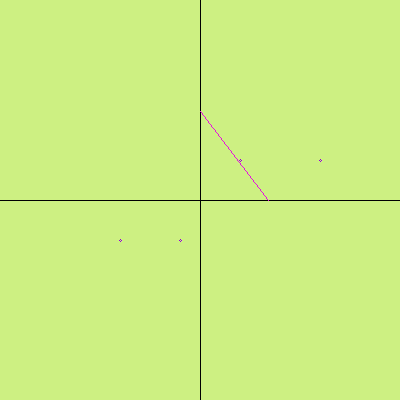
//> input picture ganzhiqi03/img.bmp, 400 x 400 px, given in place of main, which was not available
$ ./main ../ganzhiqi03/img.bmp   (built with g++ and OpenCV 4)
//> lines starting //> are read from the running program, lines starting //| are printed output that depends on the picture; after the words box and inside, x2 and y2 are one past the last pixel; in counts of white or black regions, pixels touching at a corner belong together; pictures that were not available may be replaced by others from this repository, and a replacement may not be noted
#include<opencv2/opencv.hpp>
#include<iostream>
#include<highgui/highgui.hpp>
#include<highgui/highgui_c.h>
#include<map>
using namespace cv;
using namespace std;
Mat equalHist(Mat src);		//均衡化函数
void calculateHist(Mat src, Mat result,int color);		//画直方图


int main(int argc, char** argv)
{
	//读图
	Mat src = imread(argv[0], IMREAD_GRAYSCALE);
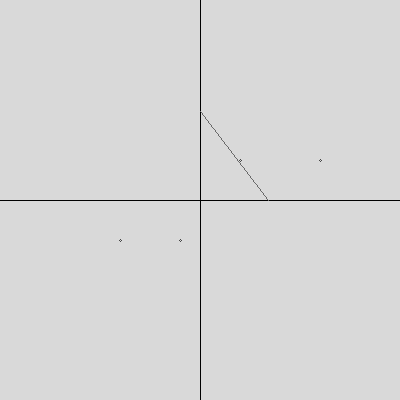
//> src: 400 rows x 400 cols, CV_8UC1; min 0, max 217, mean 215.8
	if (src.empty())
	{
		printf("图片加载r失败。\n");
		return -1;
	}
	imshow("原图", src);

	Mat dst1 = equalHist(src);	//调用均衡化函数
	/*调用OpenCV API*/
	Mat dst2;
	equalizeHist(src, dst2);

	/*显示图片*/
	imshow("重写均衡化函数", dst1);
	imshow("调用API", dst2);

	/*画直方图*/
	namedWindow("直方图", WINDOW_AUTOSIZE);
	Mat result = Mat::zeros(Size(600, 400), CV_8UC3);
	calculateHist(src, result, 0);
	calculateHist(dst1, result, 70);
	calculateHist(dst2, result, 140);


	waitKey(0);
	destroyAllWindows();

	return 0;
}

void calculateHist(Mat src,Mat result,int color)
{
	//计算直方图
	int histZize = 256;
	Mat hist;
	float range[] = { 0,255 };
	const float* histRanges = { range };
	calcHist(&src, 1, 0, Mat(), hist, 1, &histZize, &histRanges, true, false);

	//画直方图
	int margin = 50;
	int nm = result.rows - 2 * margin;
	normalize(hist, hist, 0, nm, NORM_MINMAX, -1, Mat());
	float step = 500 / 256.0;
	for (int i = 0; i < 255; i++)
	{
		line(result, Point(step * i, 50 + nm - hist.at<float>(i, 0)), Point(step * (i + 1), 50 + (nm - hist.at<float>(i + 1, 0))), Scalar(color, color, 200), 2, 8, 0);
	}
	imshow("直方图", result);
}


Mat equalHist(Mat src)
{
	Mat dst = Mat::zeros(src.size(), src.type());		//目标图片

	int number[256] = { 0 };		//像素个数
	const int totalNumber = src.rows * src.cols;		//总像素个数
//> totalNumber = 160000
	float pr[256] = { 0.0 };		//像素比例
	float sr[256] = { 0.0 };		//像素和比例
	const int layer = 256 - 1;		//分层数
	map<int, int>maps;				//原像素像目标像素映射
	for (int i = 0; i < src.rows; i++)	//计算像素个数
	{
		for (int j = 0; j < src.cols; j++)
		{
			number[src.at<uchar>(i, j)]++;
		}
	}
//> after the loop, number = 256 values, max 159097 at index 217, min 0 at index 1, mean 625
	for (int i = 0; i < 256; i++)		//计算像素比例
	{
		pr[i] = ((float)number[i]) / totalNumber;
	}
//> after the loop, pr = 256 values, max 0.994 at index 217, min 0 at index 1, mean 0.00391
	float temp = pr[0];
//> temp = 0.00498
	sr[0] = temp;
//> sr = 256 values, max 0.00498 at index 0, min 0 at index 1, mean 1.95e-05
	for (int i = 1; i < 256; i++)		//计算像素和比例
	{
		temp += pr[i];
		sr[i] = temp;
	}
//> after the loop, temp = 1; sr = 256 values from 0.00498 to 1
	for (int i = 0; i < 256; i++)		//映射
	{
		maps[i] = (int)round(sr[i] * layer);
	}
//> after the loop, maps = 256 items
	for (int i = 0; i < src.rows; i++)		//对目标图片赋值
	{
		for (int j = 0; j < src.cols; j++)
		{
			dst.at<uchar>(i, j) = maps[src.at<uchar>(i, j)];
		}
	}
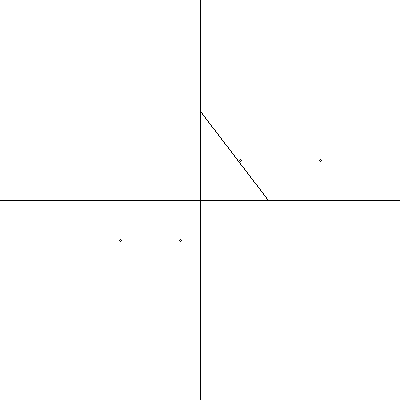
//> dst: 400 rows x 400 cols, CV_8UC1; values 1 (black) and 255 (white), 99.4% white; black in thin lines or dots
//> in main, `equalizeHist(src, dst2);`: dst2: 400 rows x 400 cols, CV_8UC1; 99.4% white; black in thin lines or dots
//> in calculateHist, `calcHist(&src, 1, 0, Mat(), hist, 1, &histZize, &histRanges, true, fal..`: hist has the same summary as number in equalHist
//> in calculateHist, `normalize(hist, hist, 0, nm, NORM_MINMAX, -1, Mat());`: hist = 256 values, max 300 at index 217, min 0 at index 1, mean 1.18
//> after the loop in calculateHist, `for (int i = 0; i < 255; i++)`:
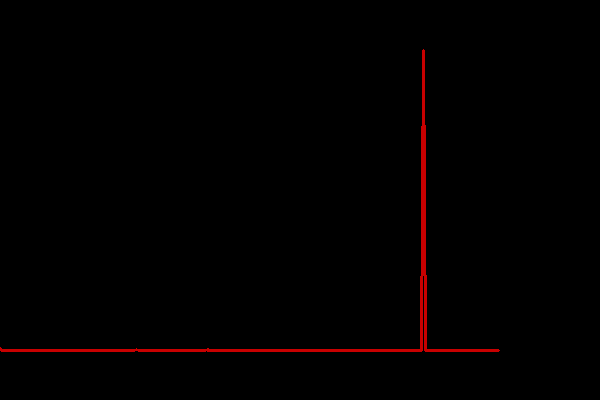
//> result: 400 rows x 600 cols, CV_8UC3; mean B, G, R 0, 0, 2.4
//> call 2 of calculateHist, with color = 70
//> in calculateHist (call 2), `calcHist(&src, 1, 0, Mat(), hist, 1, &histZize, &histRanges, true, fal..`: hist = 256 values, max 903 at index 1, min 0 at index 0, mean 3.53
//> in calculateHist (call 2), `normalize(hist, hist, 0, nm, NORM_MINMAX, -1, Mat());`: hist = 256 values, max 300 at index 1, min 0 at index 0, mean 1.17
//> after the loop in calculateHist (call 2), `for (int i = 0; i < 255; i++)`:
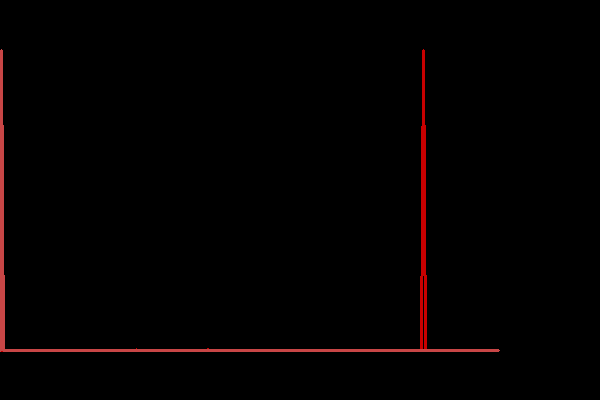
//> result: 400 rows x 600 cols, CV_8UC3; 1.12% of pixels changed, all inside (x1, y1, x2, y2) = (0, 49, 500, 352)
//> call 3 of calculateHist, with color = 140
//> in calculateHist (call 3), `calcHist(&src, 1, 0, Mat(), hist, 1, &histZize, &histRanges, true, fal..`: hist = 256 values, max 903 at index 0, min 0 at index 1, mean 3.53
//> in calculateHist (call 3), `normalize(hist, hist, 0, nm, NORM_MINMAX, -1, Mat());`: hist = 256 values, max 300 at index 0, min 0 at index 1, mean 1.17
//> after the loop in calculateHist (call 3), `for (int i = 0; i < 255; i++)`:
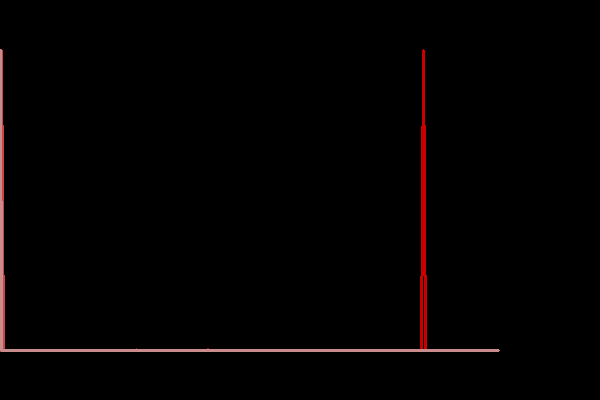
//> result: 400 rows x 600 cols, CV_8UC3; 0.94% of pixels changed, all inside (x1, y1, x2, y2) = (0, 49, 500, 352)
	return dst;

}
